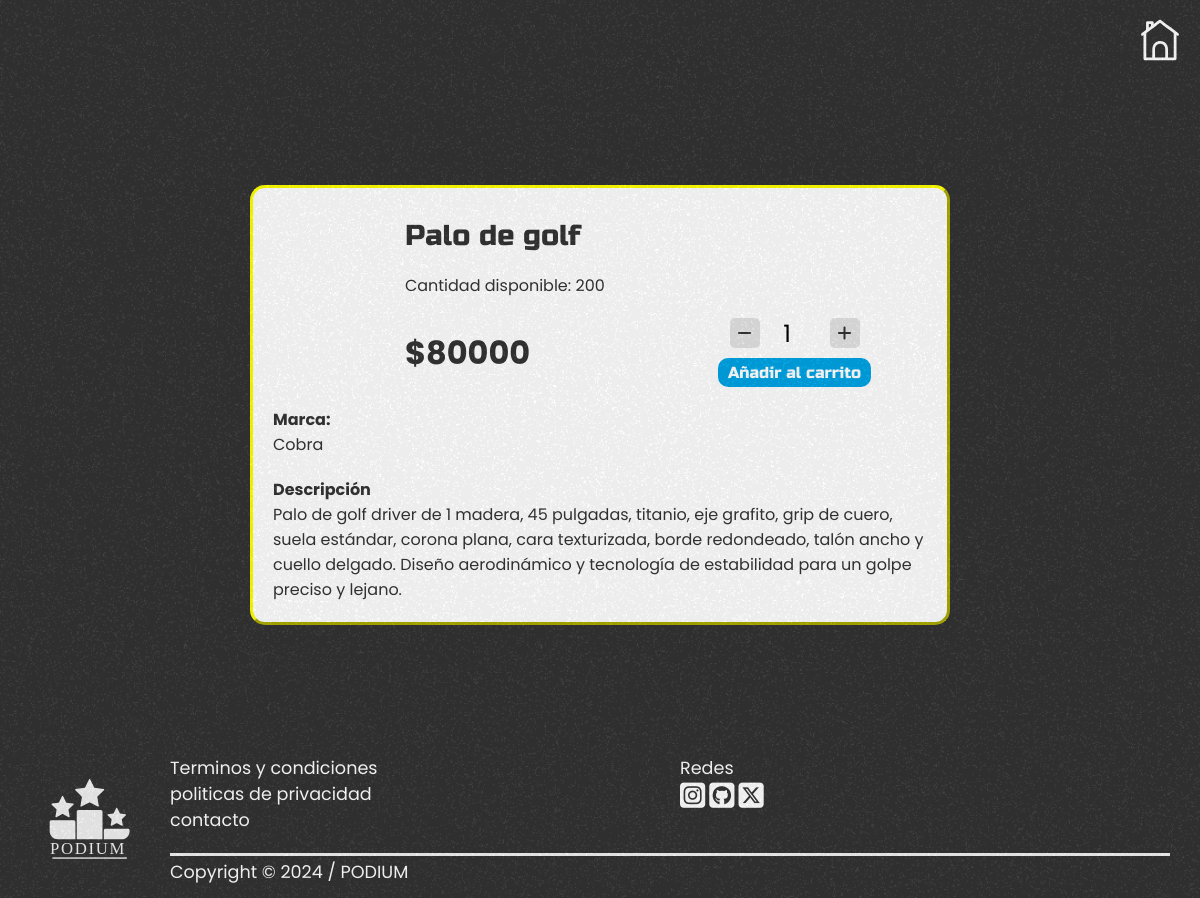
The page /producto-data.php?producto=1 on the database its author committed.
### tables this page shows
CREATE TABLE `producto` (
  `id_producto` int(11) NOT NULL,
  `nombre_producto` varchar(100) NOT NULL,
  `precio` float NOT NULL,
  `descripcion` varchar(500) NOT NULL,
  `cantidad_vendidos` int(100) NOT NULL,
  `cantidad_disponible` int(100) NOT NULL,
  `fk_categoria` int(100) NOT NULL,
  `fk_marca` int(11) NOT NULL
);

CREATE TABLE `marca` (
  `id_marca` int(11) NOT NULL,
  `nombre_marca` varchar(100) NOT NULL
);

### producto-data.php (the view, shortened to what this page needs)
<?php
    include "codigophp/conexionbs.php";
    $id_producto = $_GET['producto'];
    $query = $conn->prepare("SELECT p.nombre_producto, p.precio, p.descripcion, p.cantidad_disponible, m.nombre_marca, c.icon FROM producto p INNER JOIN marca m ON p.fk_marca = m.id_marca INNER JOIN categoria c ON p.fk_categoria = c.id_categoria WHERE p.id_producto = $id_producto");
    $query->execute();
    $query->store_result();
    $query->bind_result($nombre_producto, $precio, $descripcion, $stock, $nombre_marca, $icon);
    while($query->fetch()){
?>
<!DOCTYPE html>
<html lang="en">
<head>
    <link rel="stylesheet" href="estiloscss/producto-data.css">
</head>
<body>
    <main>
<a class="logocarrusel" href="./index.php"></a>
        <form class="cont-producto" action="./codigophp/productos.php" method="post">
            <div class="icon-producto">
            </div>
            <h2 class="nombre-producto"><?php echo $nombre_producto; ?></h2>
            <p class="cant-producto">Cantidad disponible: <?php echo $stock; ?></p>
            <p class="precio-producto">$<?php echo $precio; ?></p>
            <div class="aniadir-producto">
                <div class="cant-aniadir">
                    <div class="btn-aniadir" id="minus"><i class="fa-solid fa-minus"></i></div>
                    <input type="number" name="cant-producto" id="cant-producto" min="1" value="1" readOnly>
                    <div class="btn-aniadir" id="plus"><i class="fa-solid fa-plus"></i></div>
                </div>
                <button type="submit" name="enviar" value="añadir" class="boton-producto">Añadir al carrito</button>
            </div>
            <div class="marca-producto">
                <p class="bold">Marca:</p>
                <p><?php echo $nombre_marca; ?></p>
            </div>
            <div class="descrip-producto">
                <p class="bold">Descripción</p>
                <p><?php echo $descripcion; ?></p>
            </div>
        </form>
    <?php }?>
    </main>
</body>
</html>

### estiloscss/producto-data.css (style rules this page uses)
* { margin: 0; padding: 0; box-sizing: border-box; color:#333333; }
footer * { color: white; }
a, button { transition: transform 0.5s; }
.logocarrusel { width: 6dvh; height: 6dvh; background-image: url(../imagenes/casa.svg); background-size: contain; background-repeat: no-repeat; background-position: center; position: absolute; right: 2dvh; top: 2dvh; }
h1,h2, button, .botonuni { font-family: "Russo One", sans-serif; font-weight: 400; font-style: normal; font-size: 2dvh; }
p, a { font-family: "Poppins", sans-serif; font-weight: 400; font-style: normal; }
input, select { font-family: "Poppins", sans-serif; font-weight: 400; font-style: normal; cursor: pointer; }
button { cursor: pointer; }
body { position: absolute; width: 100%; min-height: 100dvh; display: grid; grid-template: ". . ."10dvh ". PRO ."max-content ". . ."auto "FOO FOO FOO"max-content/ auto auto auto; background-color: #333333; }
body main { padding: 0 10px; grid-area: PRO; height: fit-content; min-height: calc(100vh - 150px); display: flex; justify-content: center; align-items: center; }
body footer { grid-area: FOO; }
.cont-producto { background-color: #fff; width: 100%; max-width: 700px; height: fit-content; padding: 20px; border: 3px outset #ffff00; border-radius: 15px; display: grid; grid-template-columns: auto auto auto; grid-template-rows: auto auto auto auto auto; grid-template-areas: "icon nombre nombre" "icon cant cant" "icon precion aniadir" "marca marca marca" "descrip descrip descrip"; gap: 20px; }
.icon-producto { grid-area: "icon"; grid-row: 1 / 4; display: flex; justify-content: center; align-items: center; font-size: 20dvh; }
.nombre-producto { grid-area: "nombre"; font-size: 1.8rem; grid-column: 2 / 4; padding-top: 10px; }
.cant-producto { grid-area: "cant"; grid-column: 2 / 4; }
.precio-producto { grid-area: "precio"; font-size: 2rem; display: flex; align-items: center; font-weight: bold; }
.aniadir-producto { grid-area: "aniadir"; display: grid; place-items: center; gap: 10px; }
.cant-aniadir { display: flex; }
.cant-aniadir .btn-aniadir { background-color: #e4e4e4; width: 30px; height: 30px; display: grid; place-items: center; border-radius: 5px; }
.cant-aniadir input { width: 70px; height: 30px; border: none; outline: none; text-align: center; color: #000; font-size: 1.5rem; }
.boton-producto { display: flex; align-items: center; background-color: rgb(0, 164, 229); width: max-content; border: none; padding: 5px 10px; border-radius: 10px; text-decoration: none; color: #fff; }
.marca-producto { grid-area: "marca"; grid-column: 1 / 4; }
.cont-producto .bold { font-weight: bold; }
.descrip-producto { grid-area: "descrip"; grid-column: 1 / 4; overflow-y: auto; }

### estiloscss/footer.css (style rules this page uses)
* { margin: 0; padding: 0; }
footer p { font-size: 2.2dvh !important; }
footer { background-color: #333333; width: 100%; height: fit-content; color: #f2f2f2; position: relative; overflow: hidden; }
footer .cont-footer { max-width: calc(100% - 40px); height: 100%; margin: 0 auto; display: grid; grid-template-columns: 120px 1fr 1fr; grid-template-rows: 1fr 30px; grid-template-areas: "icon datos redes" "icon copy copy"; padding: 25px 10px 15px 10px; gap: 20px; }
.cont-footer .icon { grid-area: "icon"; grid-row: 1 / 3; width: 120px; height: 100%; display: flex; justify-content: center; align-items: center; }
.cont-footer .icon img { height: 80px; }
.cont-footer .datos { grid-area: "datos"; }
.cont-footer .redes { grid-area: "redes"; }
.cont-footer .copy { grid-area: "copy"; grid-column: 2 / 4; border-top: 3px solid #f2f2f2; padding-top: 3px; }
.cont-footer .cont-redes i { font-size: 1.8rem; }

### rows shown on the page
producto: nombre_producto "Palo de golf", cantidad_disponible "200", precio "80000", fk_marca.nombre_marca "Cobra", descripcion "Palo de golf driver de 1 madera, 45 pulgadas, titanio, eje grafito, grip de cuero, suela estándar, corona plana, cara texturizada, borde redondeado, talón ancho y cuello delgado. Diseño aerodinámico y tecnología de estabilidad para un golpe preciso y lejano."
